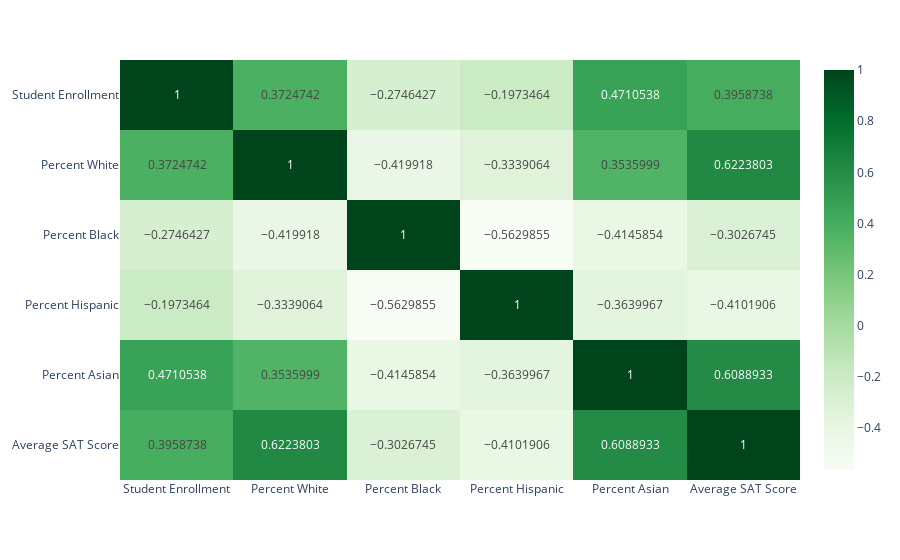

Source (notebook cell):
### Code cell
fig = px.imshow(df_corr, text_auto = True, aspect = "auto", color_continuous_scale = 'greens')
fig.show()

### Figure 1 — Plotly figure (JSON) as saved in the notebook; plotly's stock layout.template omitted (floating-point values rounded to 4 significant figures)
{"data": [{"coloraxis": "coloraxis", "hovertemplate": "x: %{x}<br>y: %{y}<br>color: %{z}<extra></extra>", "name": "0", "texttemplate": "%{z}", "type": "heatmap", "x": ["Student Enrollment", "Percent White", "Percent Black", "Percent Hispanic", "Percent Asian", "Average SAT Score"], "xaxis": "x", "y": ["Student Enrollment", "Percent White", "Percent Black", "Percent Hispanic", "Percent Asian", "Average SAT Score"], "yaxis": "y", "z": [[1, 0.3725, -0.2746, -0.1973, 0.4711, 0.3959], [0.3725, 1, -0.4199, -0.3339, 0.3536, 0.6224], [-0.2746, -0.4199, 1, -0.563, -0.4146, -0.3027], [-0.1973, -0.3339, -0.563, 1, -0.364, -0.4102], [0.4711, 0.3536, -0.4146, -0.364, 1, 0.6089], [0.3959, 0.6224, -0.3027, -0.4102, 0.6089, 1]]}], "layout": {"autosize": true, "coloraxis": {"colorscale": [[0, "rgb(247,252,245)"], [0.125, "rgb(229,245,224)"], [0.25, "rgb(199,233,192)"], [0.375, "rgb(161,217,155)"], [0.5, "rgb(116,196,118)"], [0.625, "rgb(65,171,93)"], [0.75, "rgb(35,139,69)"], [0.875, "rgb(0,109,44)"], [1, "rgb(0,68,27)"]]}, "margin": {"t": 60}, "xaxis": {"anchor": "y", "autorange": true, "domain": [0, 1], "range": [-0.5, 5.5], "type": "category"}, "yaxis": {"anchor": "x", "autorange": true, "domain": [0, 1], "range": [5.5, -0.5], "type": "category"}}}
